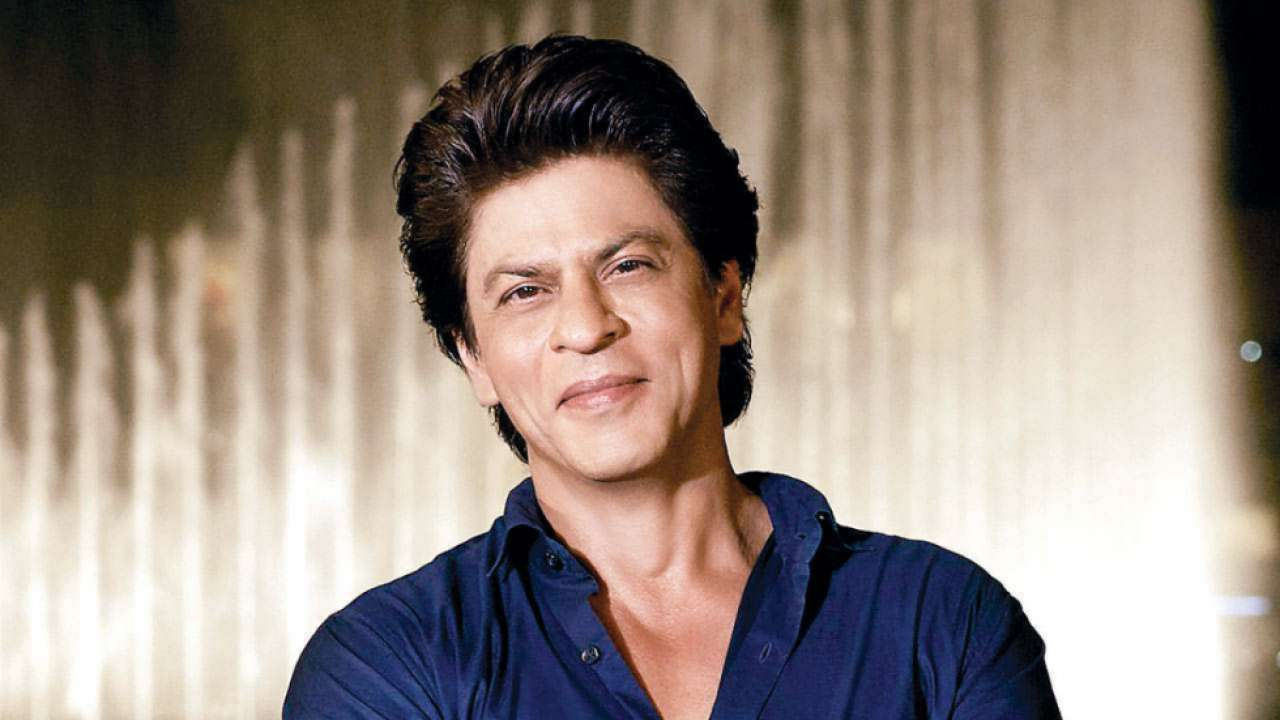
#> input picture Opencv/Sec-1_Basics_of_CV/srk.jpg, 1280 x 720 px
$ jupyter execute 2_Grayscaling.ipynb
#> lines starting #> are read from the running program, lines starting #| are printed output that depends on the picture
## Grayscaling

#### Grayscaling is process by which an image is converted from a full color to shades of grey (black & white)

In OpenCV, many functions grayscale images before processing. This is done because it simplifies the image, acting almost as a noise reduction and increasing processing time as there is less information in the image.

### Let convert our color image to greyscale

[cell 1]
import cv2
cv2.__version__

[cell 2]
# Load our input image
image = cv2.imread('srk.jpg')
#> image is the input picture: shape (720, 1280, 3); mean B, G, R 128.5, 138.6, 152.7

# We use cvtColor, to convert to grayscale
gray_image = cv2.cvtColor(image, cv2.COLOR_BGR2GRAY)
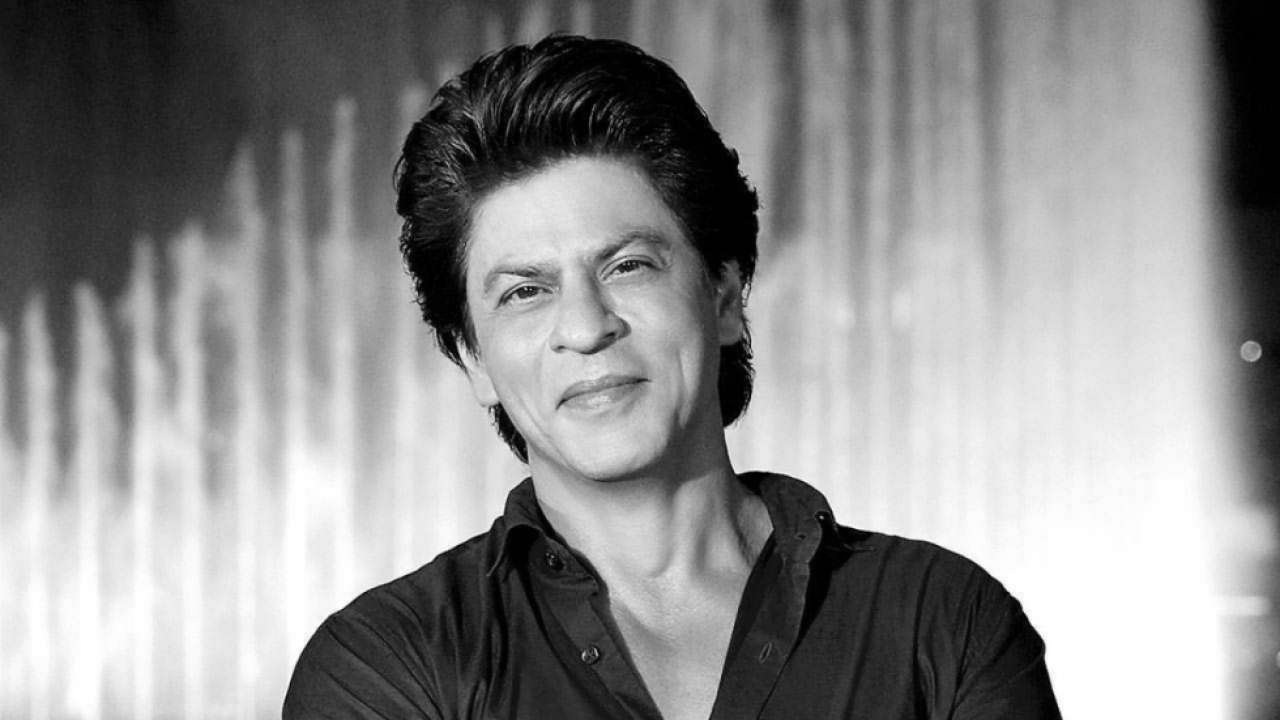
#> gray_image: shape (720, 1280); min 0, max 255, mean 141.6

cv2.imshow('Original', image)
cv2.imshow('Grayscale', gray_image)

cv2.waitKey()
cv2.destroyAllWindows()


$ run again, with Opencv/Sec-1_Basics_of_CV/pizza.jpg copied over Opencv/Sec-1_Basics_of_CV/srk.jpg
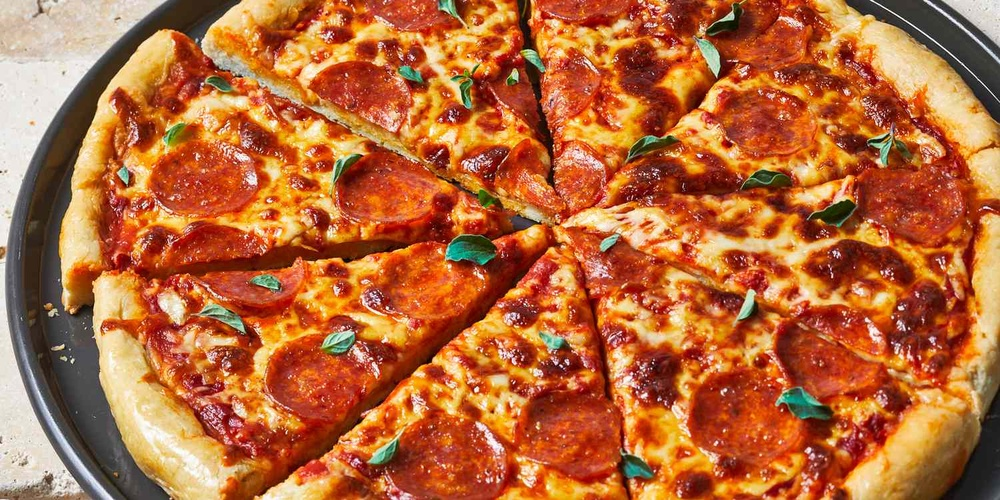
#> input picture Opencv/Sec-1_Basics_of_CV/pizza.jpg, 1000 x 500 px, shrunk from 1500 x 750 before the run
#> image is the input picture: shape (500, 1000, 3); mean B, G, R 57.7, 104.8, 182.4
#> `gray_image = cv2.cvtColor(image, cv2.COLOR_BGR2GRAY)`:
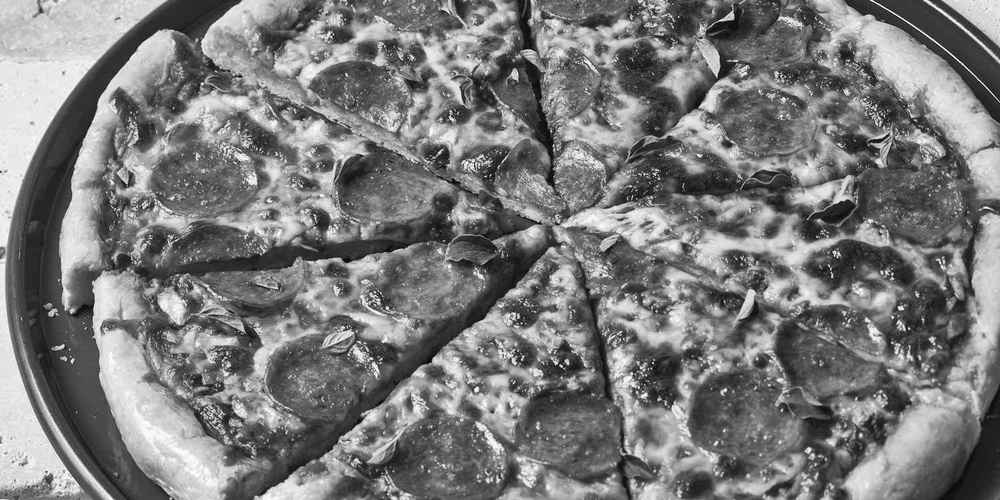
#> gray_image: shape (500, 1000); min 4, max 255, mean 122.6
